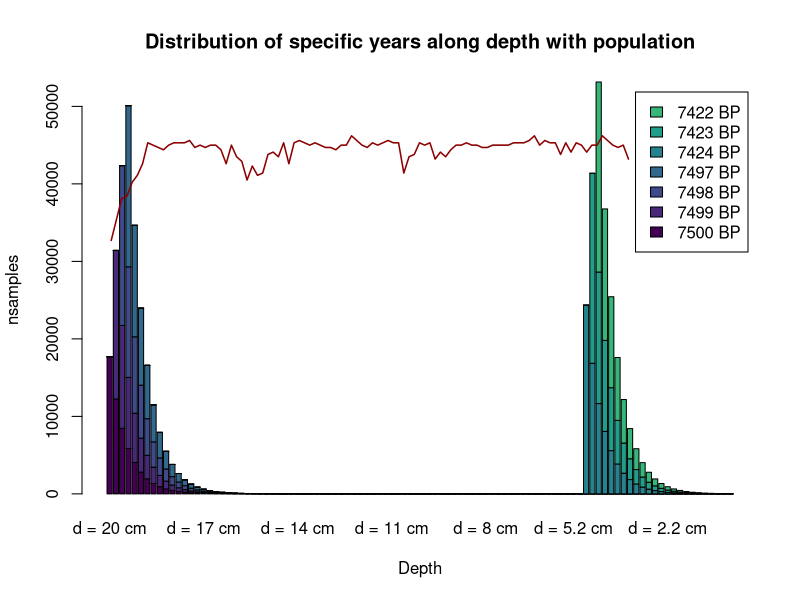

Write R code to recreate this figure.
## ---- chunk 1
library(DiagrammeR)

grViz("
digraph record_formation {

graph [layout = dot, ## Set title and layout
       label = 'Record formation process',
       labelloc = 't'
       fontname = Helvetica,
       fontsize = 30]

# node definitions with substituted label text
node [fontname = Helvetica, ## General node definition
      style = filled,
      color = MistyRose]
      
## Per node definition
a [label = '@@1',
   fillcolor = cadetblue3]
b [label = '@@2',
   fillcolor = cadetblue1]
c [label = '@@3',
   fillcolor = cadetblue3]
d [label = '@@4',
   fillcolor = cadetblue1]
e [label = '@@5',
   fillcolor = cadetblue3]
f [label = '@@6',
   fillcolor = cadetblue,
   fixedsize = shape,
   width = 4.5,
   height = 1,
   fontsize = 30]

## General edge definition
edge [color = grey,
       arrowhead = vee,
       arrowtail = vee]

## Specific edges
a -> {c}
b -> {c}
c -> {f}
d -> {e}
e -> {f}
}

## Label definition
[1]: 'Pop (group size)'
[2]: 'Site function'
[3]: 'Anthropogenic deposition rates'
[4]: 'Site type'
[5]: 'Natural deposition rates'
[6]: 'Waste/sqrm'

")

## ---- chunk 2
grViz("
digraph record_formation {

graph [layout = dot, ## Set title and layout
       label = 'Record formation process',
       labelloc = 't'
       fontname = Helvetica,
       fontsize = 30]

# node definitions with substituted label text
node [fontname = Helvetica, ## General node definition
      style = filled,
      color = MistyRose]
      
## Per node definition
a [label = '@@1',
   fillcolor = cadetblue3]
b [label = '@@2',
   fillcolor = cadetblue,
   fixedsize = shape,
   width = 4.5,
   height = 1,
   fontsize = 30]

## General edge definition
edge [color = grey,
       arrowhead = vee,
       arrowtail = vee]

## Specific edges
a -> {b}
}

## Label definition
[1]: 'Pop (group size)'
[2]: 'Waste/sqrm'

")

## ---- chunk 3
grViz("
digraph record_formation {

graph [layout = dot, ## Set title and layout
       label = 'Record formation process',
       labelloc = 't'
       fontname = Helvetica,
       fontsize = 30]

# node definitions with substituted label text
node [fontname = Helvetica, ## General node definition
      style = filled,
      color = MistyRose]
      
## Per node definition
a [label = '@@1',
   fillcolor = cadetblue3]
b [label = '@@2',
   fillcolor = cadetblue3]
c [label = '@@3',
   fillcolor = cadetblue,
   fixedsize = shape,
   width = 4.5,
   height = 1,
   fontsize = 30]

## General edge definition
edge [color = grey,
       arrowhead = vee,
       arrowtail = vee]

## Specific edges
a -> {c}
b -> {c}
}

## Label definition
[1]: 'Anthropogenic deposition rates'
[2]: 'Natural deposition rates'
[3]: 'Waste/sqrm'

")

## ---- chunk 4

### Population protocol

## Function 1. Generation of population dynamics
#' @title Gpd
#' Returns a data.frame with two columns, where the number of rows is the number of
#' people. The first column contains the ages and the second column contains the sex.
#' @param x: Input data. A data frame or matrix with two columns and nrow = Initial
#' population. One row per individual. The first column is the age of the individual.
#' The second column is the sex of the individual, and must be c("F","M").
#' @param W_fer_age: Vector with two values. The first value is the youngest age
#' at which is considered that women can have children for prehistoric societies.
#'  The second value is the oldest age at which is considered that women can 
#'  have children. Default is c(10,30).
#' @param M_fer_age: Vector with two values. The first value is the youngest age
#' at which is considered that men can have children for prehistoric societies.
#' The second value is the oldest age at which is considered that men can have 
#' children. Default is c(15,40)
#' @param  P_o: Probability of a woman having a son per year. Default is 0.3.
#' @param prob: Probability that an individual will die if total population
#' exceeds K. Default is 0.8
#' @param K: Carrying capacity.
#' @param ...: This function uses the embedded function death(). 
#' Their arguments can be added.
#' @export

Gpd <- function(x, W_fer_age = c(10,45), M_fer_age = c(15,55),
                P_o = 0.3, prob = 0.8, K, ...){
  
  ### Process of having offspring
  
  # Female fertile population
  W <- x[x[,2]=="F",]
  W_fert <- W[W$Age>W_fer_age[1] & W$Age<W_fer_age[2],]
  
  # Male fertile population
  M <- x[x[,2]=="M",]
  M_fert <- M[M$Age>M_fer_age[1] & M$Age<M_fer_age[2],]
  
  ## Probability of having descendance per woman
  # Penalisation in case there are too few men
  pen <- round(nrow(M_fert)*2/nrow(W_fert),2) ## Assumes one man can have two women
  pen[pen>1] <- 1 ## The men penalisation can never multiply the birth rate per woman
  
  ## Probability of a woman having a son per year
  P_o <- P_o*pen
  
  Offspring <- sum(rbinom(nrow(W_fert),1,P_o))
  x$Age <- x$Age+1 ## They get one year older
  New_pop <- data.frame("Age" = rep(0,Offspring),                        
                        "Sex" = sample(c("M","F"),Offspring,prob=c(0.5,0.5),replace = TRUE))
  x <- rbind(x,New_pop)
  
  ### Process of dying
  
  vec_d <- apply(x,1,death,...)
  x <- x[vec_d==0,]
  
  ## Apply carrying capacty restrictions
  x <- K_lim(x, K = K, prob = prob)
  
  return(x)
}

## Function 2. Simulation of death process
#' @title death
#' Returns a value (0,1) where 0 = person lives and 1 = person dies, based
#' on pd (the probability matrix)
#' Thought to use with apply
#' @param x: An integer with the age of the person
#' @param pd: The probability matrix for mortality by age
#' @export

## The age-structured data frame is based on Gurven, Kaplan and Supa, 2007.
## It is extracted adapted after computation from their text (not graphs or tables)

death <- function(x,pd=data.frame("Age" = c(0:99),
                                  "P_d" = c(rep(0.14,1),
                                            rep(0.16,4),
                                            rep(0.05,5),
                                            rep(0.01,24),
                                            rep(0.03,14),
                                            rep(0.1,10),
                                            rep(0.3,42)))){
  age <- as.numeric(x[1])
  return(rbinom(1,1,prob = pd[pd$Age==age,2]))
}

## Function 3. Simulation of carrying capacity limitation
#' @title K_lim
#' If the population exceeds the carrying capacity, it eliminates oversize
#' with 0.8 probability per person exceeding.
#' @param x: Data frame or matrix. Population (number of people)
#' @param K: Integer. Carrying capacity. Provided by the user
#' @param prob: It is the probability of dying when surpassing carrying capacity
#' @export

K_lim <- function(x,K,prob = 0.8){
  p <- nrow(x)
  if (p>K){
    o <- rbinom(p-K,1,prob)
    o <- sum(o[o==1])
    o[o==0] <- 1 ## Avoids problem eliminating all the df if remove == 0
    x <- x[-sample(1:nrow(x),o,replace = FALSE),]
  }
  return(x)
}


## ---- chunk 5
## Function 4. 
#' @title A_rates
#' Simulation of samples generated per year (anthropogenic deposition rates)
#' Returns the Kilograms of bone produced per year in a site.
#' @param x: Integer (user provided), vector or data.frame. It is the number of 
#' people inhabiting the site. If data.frame, the number of people is the number 
#' of rows. If vector, it is the length of the vector.
#' @param kcalpers: Quantity of kilocalories consumed per year per adult person.
#' For easier computation, it has a range of [1.5,2.5]. Defaul is 2
#' @param kcalmeat_eat: Proportion of kilocalories extracted from meat. Range [0,1].
#' Default is 0.45, based on Cordain et al (2000)
#' @param kcalmeat_prod: Quantity of kiocalories per meat kilogram. Range [1,2.5]
#' Default is 1.5, considering goat meat.
#' @param in_camp_eat: Proportion of food consumed within the camp. Range [0,1]. 
#' Default is 0.55 based on Collette-Barbesque et al. (2016).
#' @param in_camp_stay: Proportion of time spent in a specific camp. Valid for 
#' groups with high mobility. The proportion is computed within the function, but
#' the user introduces the weeks of occupation of the camp, where the maximum is
#' 52 (full year). Default is 13 (weeks, or 0.25 of the year).
#' three months a year.
#' @param kg: Bone proportion for each animal consumed. Default is 0.07 for now, 
#' based on Johnston et al. (2021), but perhaps I should change that. Review
#' @export

A_rates <- function(x,
                   kcalpers = 2,
                   kcalmeat_eat = 0.45,
                   kcalmeat_prod = 1.5,
                   in_camp_eat = 0.55,
                   in_camp_stay = 13,
                   kg = 0.07){
  
  if (in_camp_stay > 52) stop('A year cannot have more than 52 weeks')
  
  if (is.data.frame(x) == TRUE){
    P <- nrow(x)
  } else if (length(x) == 1){
    P <- x
  } else {
    P <- length(x)
  }
  
  B <- kcalpers*365
  M <- kcalmeat_eat
  R <- kcalmeat_prod
  S <- in_camp_eat
  O <- round(in_camp_stay/52,2)
  Kg <- kg

  C <- B*M
  
  G <- (C*S)/R ## Quantity (in kg) of animal consumed per person in camp during year t
  
  A <- P*O*Kg*G ## kilograms of meat consumed within a camp by the group
  W <- round((1000*A)/4) ## samples extracted from that meat
  
  return(W)
}
## ---- chunk 6

## Function 5. 
#' @title D_along
#' It distributes the samples produced in one specific year along the depth of the
#' site, without any kind of post-depositional alteration, and according to 
#' pre-established post-deposition rates. Returns a vector with the samples exponentially
#' distributed. The vector is as long as L/r and the error (Pb) is considered.
#' @param x: Integer (user provided), vector or data.frame. It is the number samples
#' produced at a specifi 't'.
#' @param r: Is the deposition rates. At this moment, values > than 0.5 are not accepted.
#' If values with two or more decimals are provided, the function will automatically round 
#' the value to one decimal.
#' @param Max_bone_thickness: Maximum thickness of bones within the assemblage. Four
#' values are possible: small ('s') = 2.5 cm; medium ('m') = 5 cm; large ('l') = 10 cm
#' and very large ('vl') = 20 cm. Default is 'm'.
#' @param Pb: Proportion of samples buried sample at tmax, considering error. Pb 
#' cannot be higher or equal to 1. Default is 0.9999, which stands for 99.99%.
#' @export

D_along <- function(x,r, Max_bone_thickness = "m", Pb = .9999){
  
  # Define W
  W <- x
  
  # Define parameter r
  r <- round(r,1)
  if(r>0.5) stop("values > 0.5 are not accepted for param 'r'")
  
  # Define parameter Max_bone_thickness (L)
  if (Max_bone_thickness == 's'){
    L <- 2.5
  } else if (Max_bone_thickness == 'm'){
    L <- 5
  } else if (Max_bone_thickness == 'l'){
    L <- 10
  } else if (Max_bone_thickness == 'vl'){
    L <- 20
  }
  
  # Constraints for parameter Pb
  if (Pb >= 1) stop("Pb must be lower than 1")
  
  # Define tmax
  tm <- L/r
  ss <- rep(0,round(tm)) ## Vector to distribute samples over
  
  # Estimate lambda
  l <- -log(1-Pb)/tm
  tl <- 0 # Year where the sample is deposited
  tu <- 1 # Year when it is covered
  
  for (i in 1:tm){
    Wb <- W*(1-exp(-l*(tu-tl))) ## Apply formula
    Wbprev <- W*(1-exp(-l*((tu-1)-tl))) ## To substract values previous to tu
    ss[i] <- round(Wb-Wbprev) ## Number of samples for each year
    tu <- tu + 1
  }
  
  return(ss)
}

## ---- chunk 7
## Function 6. 
#' @title Pop_stoch
#' It reproduces the population stochastic process. The result is a vector with the 
#' number of individuals for each year.
#' @param Pop: Integer with the initial population
#' @param K: Only if model_pop = TRUE. In this case, it is the carrying capacity
#' @param ts: Time-span, the number of years considered for the process
#' @param prob: Probability that an individual will die if total population
#' exceeds K. Default is 0.8
#' @param K: Carrying capacity.
#' @param ...: This function uses the functions Gpd(), and thus it also uses
#' death() and K_lim(). The additional arguments can be added.
#' @export

Pop_stoch <- function(Pop, K, prob = 0.8, ts, ...){
  
  ## Create initial population
  Ip <- Pop
  Ip <- data.frame("Age" = sample(10:30,Ip,10:30, replace = TRUE),
                   "Sex" = sample(c("M","F"), Ip, prob = c(0.5,0.5), replace = TRUE))
    
  pop <- c()
  
  ## Run stochastic process  
  for (i in 1:ts){
    pop[i] <- nrow(Gpd(Ip, K = K, prob = prob, ...))
    Ip <- Gpd(Ip, K = K, prob = prob, ...)
  }
  
  return(pop)
}

## Function 7. 
#' @title Rec_c
#' It spreads the different amount of samples accord different profundities
#' @param x: Vector with the number of samples per year
#' @param persqm: If TRUE, the total record is divided by the area of the site
#' (in square meters), so that the output belongs to each square meter. Default is
#' FALSE
#' @param area: Only if persqm = TRUE. In this case, the total area of the site 
#' must be provided
#' @param ts: Time-span, the number of years considered for the process
#' @param InitBP: Initial year considered for the process. In BP.
#' @param ...: This function uses the functions D_along(). The additional 
#' arguments can be added.
#' @export

Rec_c <- function(x, persqm = FALSE, area, ts, InitBP, ...){
  
  ## Whether sqm division must be included or not
  if (persqm == TRUE){
    x <- x/area
  }
  
  ## Spread dates along different depths
  matdim <- length(x)
  mat <- matrix(nrow=matdim,ncol=matdim)
  
  for (i in 1:matdim){
    new <- D_along(x[i], ...)
    st <- i-1
    pos <- c(rep(0,st),new)
    pos <- pos[1:matdim]
    mat[,i] <- pos
  }
  mat[is.na(mat)] <- 0
  
  ## Names for columns (each year)
  years <- seq(InitBP,InitBP-ts)
  nyears <- c()
  for (i in 1:matdim){
    nyears[i] <- paste0(years[i], " BP")
  }
  colnames(mat) <- nyears
  
  ## Names for rows (each depth)
  ## Extract arguments as a list
  Extract_param <- function(x, ...){ 
    extras <- list(...)
    return(list(extras=extras)) 
  }

  dr <- Extract_param(D_along, ...)
  dr <- dr$extras$r
  
  d <- rev(cumsum(rep(dr,nrow(mat)))) ## computes depths
  rownames(mat) <- paste0("d = ", d, " cm")

  return(mat)
}

## ---- chunk 8
set.seed(1234)
Ps <- Pop_stoch(Pop=100, ts= 100, K = 150)
samp <- unlist(lapply(Ps,A_rates)) ## Extract sample per time steps
Rec <- Rec_c(samp, InitBP = 7500, ts = 100, r = 0.2, Max_bone_thickness = "m")
## ---- chunk 9

## Some nice plots
library(viridis)
## Plot dates
#sdate <- 1
#edate <- 5
#sdepth <- 1
#edepth <- 5
#barplot(Rec[sdepth:edepth,sdate:edate], col = viridis(10), legend = rownames(Rec)[sdate:edate],
#        xlab = "Years BP", ylab = "nsamples", main = "Distribution of samples for each year at different depths")

tRec <- t(Rec)
barplot(tRec[c(1:4,77:79),], col = viridis(10), legend = colnames(Rec)[c(1:4,77:79)],
        xlab = "Depth", ylab = "nsamples", main = "Distribution of specific years along depth with population")
lines(Ps*300, col = "darkred", lwd = 1.5)
